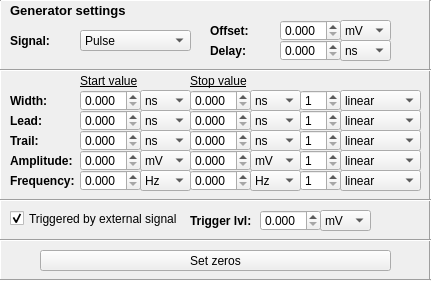
   <widget class="QWidget" name="widget_3" native="true">
    <property name="geometry">
     <rect>
      <x>0</x>
      <y>490</y>
      <width>431</width>
      <height>281</height>
     </rect>
    </property>
    <widget class="QLabel" name="label_25">
     <property name="geometry">
      <rect>
       <x>10</x>
       <y>0</y>
       <width>141</width>
       <height>21</height>
      </rect>
     </property>
     <property name="font">
      <font>
       <pointsize>10</pointsize>
       <weight>75</weight>
       <bold>true</bold>
      </font>
     </property>
     <property name="text">
      <string>Generator settings</string>
     </property>
     <property name="textFormat">
      <enum>Qt::AutoText</enum>
     </property>
     <property name="wordWrap">
      <bool>false</bool>
     </property>
    </widget>
    <widget class="QLabel" name="label_7">
     <property name="geometry">
      <rect>
       <x>10</x>
       <y>170</y>
       <width>71</width>
       <height>21</height>
      </rect>
     </property>
     <property name="font">
      <font>
       <weight>75</weight>
       <bold>true</bold>
      </font>
     </property>
     <property name="text">
      <string>Frequency:</string>
     </property>
    </widget>
    <widget class="QDoubleSpinBox" name="freq">
     <property name="geometry">
      <rect>
       <x>80</x>
       <y>170</y>
       <width>61</width>
       <height>21</height>
      </rect>
     </property>
     <property name="decimals">
      <number>3</number>
     </property>
     <property name="minimum">
      <double>0.000000000000000</double>
     </property>
     <property name="maximum">
      <double>999.999000000000024</double>
     </property>
     <property name="singleStep">
      <double>1.000000000000000</double>
     </property>
     <property name="value">
      <double>0.000000000000000</double>
     </property>
    </widget>
    <widget class="QComboBox" name="comboBox_freq">
     <property name="geometry">
      <rect>
       <x>140</x>
       <y>170</y>
       <width>51</width>
       <height>21</height>
      </rect>
     </property>
     <item>
      <property name="text">
       <string>Hz</string>
      </property>
     </item>
     <item>
      <property name="text">
       <string>kHz</string>
      </property>
     </item>
     <item>
      <property name="text">
       <string>MHz</string>
      </property>
     </item>
    </widget>
    <widget class="QLabel" name="label_8">
     <property name="geometry">
      <rect>
       <x>210</x>
       <y>40</y>
       <width>47</width>
       <height>21</height>
      </rect>
     </property>
     <property name="font">
      <font>
       <weight>75</weight>
       <bold>true</bold>
      </font>
     </property>
     <property name="text">
      <string>Delay:</string>
     </property>
    </widget>
    <widget class="QDoubleSpinBox" name="delay">
     <property name="geometry">
      <rect>
       <x>280</x>
       <y>40</y>
       <width>61</width>
       <height>21</height>
      </rect>
     </property>
     <property name="decimals">
      <number>3</number>
     </property>
     <property name="maximum">
      <double>999.999000000000024</double>
     </property>
     <property name="singleStep">
      <double>1.000000000000000</double>
     </property>
    </widget>
    <widget class="QComboBox" name="comboBox_delay">
     <property name="geometry">
      <rect>
       <x>340</x>
       <y>40</y>
       <width>51</width>
       <height>21</height>
      </rect>
     </property>
     <item>
      <property name="text">
       <string>ns</string>
      </property>
     </item>
     <item>
      <property name="text">
       <string>s</string>
      </property>
     </item>
     <item>
      <property name="text">
       <string>ms</string>
      </property>
     </item>
     <item>
      <property name="text">
       <string>μs</string>
      </property>
     </item>
     <item>
      <property name="text">
       <string>ps</string>
      </property>
     </item>
    </widget>
    <widget class="QComboBox" name="comboBox_offset">
     <property name="geometry">
      <rect>
       <x>340</x>
       <y>20</y>
       <width>51</width>
       <height>21</height>
      </rect>
     </property>
     <item>
      <property name="text">
       <string>mV</string>
      </property>
     </item>
     <item>
      <property name="text">
       <string>V</string>
      </property>
     </item>
    </widget>
    <widget class="QLabel" name="Ampl_3">
     <property name="geometry">
      <rect>
       <x>210</x>
       <y>20</y>
       <width>81</width>
       <height>21</height>
      </rect>
     </property>
     <property name="font">
      <font>
       <weight>75</weight>
       <bold>true</bold>
      </font>
     </property>
     <property name="text">
      <string>Offset:</string>
     </property>
    </widget>
    <widget class="QDoubleSpinBox" name="offset">
     <property name="geometry">
      <rect>
       <x>280</x>
       <y>20</y>
       <width>61</width>
       <height>21</height>
      </rect>
     </property>
     <property name="decimals">
      <number>3</number>
     </property>
     <property name="maximum">
      <double>999.999000000000024</double>
     </property>
     <property name="singleStep">
      <double>1.000000000000000</double>
     </property>
    </widget>
    <widget class="QComboBox" name="signal_type_box">
     <property name="geometry">
      <rect>
       <x>80</x>
       <y>30</y>
       <width>111</width>
       <height>21</height>
      </rect>
     </property>
     <item>
      <property name="text">
       <string>Pulse</string>
      </property>
     </item>
     <item>
      <property name="text">
       <string>Square</string>
      </property>
     </item>
     <item>
      <property name="text">
       <string>Sine</string>
      </property>
     </item>
     <item>
      <property name="text">
       <string>Ramp</string>
      </property>
     </item>
     <item>
      <property name="text">
       <string>Noise</string>
      </property>
     </item>
     <item>
      <property name="text">
       <string>Arb</string>
      </property>
     </item>
    </widget>
    <widget class="QLabel" name="label_9">
     <property name="geometry">
      <rect>
       <x>10</x>
       <y>30</y>
       <width>71</width>
       <height>21</height>
      </rect>
     </property>
     <property name="font">
      <font>
       <weight>75</weight>
       <bold>true</bold>
      </font>
     </property>
     <property name="text">
      <string>Signal:</string>
     </property>
    </widget>
    <widget class="Line" name="line_17">
     <property name="geometry">
      <rect>
       <x>0</x>
       <y>-10</y>
       <width>431</width>
       <height>21</height>
      </rect>
     </property>
     <property name="orientation">
      <enum>Qt::Horizontal</enum>
     </property>
    </widget>
    <widget class="Line" name="line_25">
     <property name="geometry">
      <rect>
       <x>-10</x>
       <y>0</y>
       <width>20</width>
       <height>281</height>
      </rect>
     </property>
     <property name="orientation">
      <enum>Qt::Vertical</enum>
     </property>
    </widget>
    <widget class="Line" name="line_24">
     <property name="geometry">
      <rect>
       <x>420</x>
       <y>0</y>
       <width>20</width>
       <height>281</height>
      </rect>
     </property>
     <property name="orientation">
      <enum>Qt::Vertical</enum>
     </property>
    </widget>
    <widget class="Line" name="line_18">
     <property name="geometry">
      <rect>
       <x>0</x>
       <y>230</y>
       <width>431</width>
       <height>21</height>
      </rect>
     </property>
     <property name="orientation">
      <enum>Qt::Horizontal</enum>
     </property>
    </widget>
    <widget class="QCheckBox" name="checkBox_is_triggered">
     <property name="geometry">
      <rect>
       <x>10</x>
       <y>210</y>
       <width>181</width>
       <height>17</height>
      </rect>
     </property>
     <property name="text">
      <string>Triggered by external signal</string>
     </property>
     <property name="checked">
      <bool>true</bool>
     </property>
    </widget>
    <widget class="QComboBox" name="comboBox_trig_lvl">
     <property name="geometry">
      <rect>
       <x>320</x>
       <y>210</y>
       <width>51</width>
       <height>21</height>
      </rect>
     </property>
     <item>
      <property name="text">
       <string>mV</string>
      </property>
     </item>
     <item>
      <property name="text">
       <string>V</string>
      </property>
     </item>
    </widget>
    <widget class="QDoubleSpinBox" name="trig_lvl">
     <property name="geometry">
      <rect>
       <x>260</x>
       <y>210</y>
       <width>61</width>
       <height>21</height>
      </rect>
     </property>
     <property name="decimals">
      <number>3</number>
     </property>
     <property name="maximum">
      <double>999.999000000000024</double>
     </property>
     <property name="singleStep">
      <double>1.000000000000000</double>
     </property>
    </widget>
    <widget class="QLabel" name="Ampl_4">
     <property name="geometry">
      <rect>
       <x>190</x>
       <y>210</y>
       <width>81</width>
       <height>21</height>
      </rect>
     </property>
     <property name="font">
      <font>
       <weight>75</weight>
       <bold>true</bold>
      </font>
     </property>
     <property name="text">
      <string>Trigger lvl:</string>
     </property>
    </widget>
    <widget class="QLabel" name="label_13">
     <property name="geometry">
      <rect>
       <x>10</x>
       <y>110</y>
       <width>47</width>
       <height>21</height>
      </rect>
     </property>
     <property name="font">
      <font>
       <weight>75</weight>
       <bold>true</bold>
      </font>
     </property>
     <property name="text">
      <string>Lead:</string>
     </property>
    </widget>
    <widget class="QComboBox" name="comboBox_lead_2">
     <property name="geometry">
      <rect>
       <x>250</x>
       <y>110</y>
       <width>51</width>
       <height>21</height>
      </rect>
     </property>
     <item>
      <property name="text">
       <string>ns</string>
      </property>
     </item>
     <item>
      <property name="text">
       <string>s</string>
      </property>
     </item>
     <item>
      <property name="text">
       <string>ms</string>
      </property>
     </item>
     <item>
      <property name="text">
       <string>μs</string>
      </property>
     </item>
     <item>
      <property name="text">
       <string>ps</string>
      </property>
     </item>
    </widget>
    <widget class="QComboBox" name="comboBox_ampl_2">
     <property name="geometry">
      <rect>
       <x>250</x>
       <y>150</y>
       <width>51</width>
       <height>21</height>
      </rect>
     </property>
     <item>
      <property name="text">
       <string>mV</string>
      </property>
     </item>
     <item>
      <property name="text">
       <string>V</string>
      </property>
     </item>
    </widget>
    <widget class="QDoubleSpinBox" name="lead_2">
     <property name="geometry">
      <rect>
       <x>190</x>
       <y>110</y>
       <width>61</width>
       <height>21</height>
      </rect>
     </property>
     <property name="decimals">
      <number>3</number>
     </property>
     <property name="maximum">
      <double>999.999000000000024</double>
     </property>
     <property name="singleStep">
      <double>1.000000000000000</double>
     </property>
    </widget>
    <widget class="QComboBox" name="comboBox_trail">
     <property name="geometry">
      <rect>
       <x>140</x>
       <y>130</y>
       <width>51</width>
       <height>21</height>
      </rect>
     </property>
     <item>
      <property name="text">
       <string>ns</string>
      </property>
     </item>
     <item>
      <property name="text">
       <string>s</string>
      </property>
     </item>
     <item>
      <property name="text">
       <string>ms</string>
      </property>
     </item>
     <item>
      <property name="text">
       <string>μs</string>
      </property>
     </item>
     <item>
      <property name="text">
       <string>ps</string>
      </property>
     </item>
    </widget>
    <widget class="QDoubleSpinBox" name="width_2">
     <property name="geometry">
      <rect>
       <x>190</x>
       <y>90</y>
       <width>61</width>
       <height>21</height>
      </rect>
     </property>
     <property name="decimals">
      <number>3</number>
     </property>
     <property name="maximum">
      <double>999.999000000000024</double>
     </property>
     <property name="singleStep">
      <double>1.000000000000000</double>
     </property>
    </widget>
    <widget class="QLabel" name="label_14">
     <property name="geometry">
      <rect>
       <x>10</x>
       <y>130</y>
       <width>47</width>
       <height>21</height>
      </rect>
     </property>
     <property name="font">
      <font>
       <weight>75</weight>
       <bold>true</bold>
      </font>
     </property>
     <property name="text">
      <string>Trail:</string>
     </property>
    </widget>
    <widget class="QComboBox" name="comboBox_ampl">
     <property name="geometry">
      <rect>
       <x>140</x>
       <y>150</y>
       <width>51</width>
       <height>21</height>
      </rect>
     </property>
     <item>
      <property name="text">
       <string>mV</string>
      </property>
     </item>
     <item>
      <property name="text">
       <string>V</string>
      </property>
     </item>
    </widget>
    <widget class="QDoubleSpinBox" name="ampl">
     <property name="geometry">
      <rect>
       <x>80</x>
       <y>150</y>
       <width>61</width>
       <height>21</height>
      </rect>
     </property>
     <property name="decimals">
      <number>3</number>
     </property>
     <property name="maximum">
      <double>999.999000000000024</double>
     </property>
     <property name="singleStep">
      <double>1.000000000000000</double>
     </property>
    </widget>
    <widget class="QDoubleSpinBox" name="lead">
     <property name="geometry">
      <rect>
       <x>80</x>
       <y>110</y>
       <width>61</width>
       <height>21</height>
      </rect>
     </property>
     <property name="decimals">
      <number>3</number>
     </property>
     <property name="maximum">
      <double>999.999000000000024</double>
     </property>
     <property name="singleStep">
      <double>1.000000000000000</double>
     </property>
    </widget>
    <widget class="QLabel" name="label_12">
     <property name="geometry">
      <rect>
       <x>10</x>
       <y>90</y>
       <width>47</width>
       <height>21</height>
      </rect>
     </property>
     <property name="font">
      <font>
       <weight>75</weight>
       <bold>true</bold>
      </font>
     </property>
     <property name="text">
      <string>Width:</string>
     </property>
    </widget>
    <widget class="QDoubleSpinBox" name="trail_2">
     <property name="geometry">
      <rect>
       <x>190</x>
       <y>130</y>
       <width>61</width>
       <height>21</height>
      </rect>
     </property>
     <property name="decimals">
      <number>3</number>
     </property>
     <property name="maximum">
      <double>999.999000000000024</double>
     </property>
     <property name="singleStep">
      <double>1.000000000000000</double>
     </property>
    </widget>
    <widget class="QComboBox" name="comboBox_lead">
     <property name="geometry">
      <rect>
       <x>140</x>
       <y>110</y>
       <width>51</width>
       <height>21</height>
      </rect>
     </property>
     <item>
      <property name="text">
       <string>ns</string>
      </property>
     </item>
     <item>
      <property name="text">
       <string>s</string>
      </property>
     </item>
     <item>
      <property name="text">
       <string>ms</string>
      </property>
     </item>
     <item>
      <property name="text">
       <string>μs</string>
      </property>
     </item>
     <item>
      <property name="text">
       <string>ps</string>
      </property>
     </item>
    </widget>
    <widget class="QDoubleSpinBox" name="trail">
     <property name="geometry">
      <rect>
       <x>80</x>
       <y>130</y>
       <width>61</width>
       <height>21</height>
      </rect>
     </property>
     <property name="decimals">
      <number>3</number>
     </property>
     <property name="maximum">
      <double>999.999000000000024</double>
     </property>
     <property name="singleStep">
      <double>1.000000000000000</double>
     </property>
    </widget>
    <widget class="QDoubleSpinBox" name="ampl_2">
     <property name="geometry">
      <rect>
       <x>190</x>
       <y>150</y>
       <width>61</width>
       <height>21</height>
      </rect>
     </property>
     <property name="decimals">
      <number>3</number>
     </property>
     <property name="maximum">
      <double>999.999000000000024</double>
     </property>
     <property name="singleStep">
      <double>1.000000000000000</double>
     </property>
    </widget>
    <widget class="QLabel" name="Ampl">
     <property name="geometry">
      <rect>
       <x>10</x>
       <y>150</y>
       <width>81</width>
       <height>21</height>
      </rect>
     </property>
     <property name="font">
      <font>
       <weight>75</weight>
       <bold>true</bold>
      </font>
     </property>
     <property name="text">
      <string>Amplitude:</string>
     </property>
    </widget>
    <widget class="QComboBox" name="comboBox_width">
     <property name="geometry">
      <rect>
       <x>140</x>
       <y>90</y>
       <width>51</width>
       <height>21</height>
      </rect>
     </property>
     <item>
      <property name="text">
       <string>ns</string>
      </property>
     </item>
     <item>
      <property name="text">
       <string>s</string>
      </property>
     </item>
     <item>
      <property name="text">
       <string>ms</string>
      </property>
     </item>
     <item>
      <property name="text">
       <string>μs</string>
      </property>
     </item>
     <item>
      <property name="text">
       <string>ps</string>
      </property>
     </item>
    </widget>
    <widget class="QComboBox" name="comboBox_trail_2">
     <property name="geometry">
      <rect>
       <x>250</x>
       <y>130</y>
       <width>51</width>
       <height>21</height>
      </rect>
     </property>
     <item>
      <property name="text">
       <string>ns</string>
      </property>
     </item>
     <item>
      <property name="text">
       <string>s</string>
      </property>
     </item>
     <item>
      <property name="text">
       <string>ms</string>
      </property>
     </item>
     <item>
      <property name="text">
       <string>μs</string>
      </property>
     </item>
     <item>
      <property name="text">
       <string>ps</string>
      </property>
     </item>
    </widget>
    <widget class="QDoubleSpinBox" name="width">
     <property name="geometry">
      <rect>
       <x>80</x>
       <y>90</y>
       <width>61</width>
       <height>21</height>
      </rect>
     </property>
     <property name="decimals">
      <number>3</number>
     </property>
     <property name="maximum">
      <double>999.999000000000024</double>
     </property>
     <property name="singleStep">
      <double>1.000000000000000</double>
     </property>
    </widget>
    <widget class="QComboBox" name="comboBox_width_2">
     <property name="geometry">
      <rect>
       <x>250</x>
       <y>90</y>
       <width>51</width>
       <height>21</height>
      </rect>
     </property>
     <item>
      <property name="text">
       <string>ns</string>
      </property>
     </item>
     <item>
      <property name="text">
       <string>s</string>
      </property>
     </item>
     <item>
      <property name="text">
       <string>ms</string>
      </property>
     </item>
     <item>
      <property name="text">
       <string>μs</string>
      </property>
     </item>
     <item>
      <property name="text">
       <string>ps</string>
      </property>
     </item>
    </widget>
    <widget class="QLabel" name="label_16">
     <property name="geometry">
      <rect>
       <x>80</x>
       <y>70</y>
       <width>111</width>
       <height>21</height>
      </rect>
     </property>
     <property name="font">
      <font>
       <weight>50</weight>
       <bold>false</bold>
       <underline>true</underline>
      </font>
     </property>
     <property name="text">
      <string>Start value</string>
     </property>
    </widget>
    <widget class="QLabel" name="label_17">
     <property name="geometry">
      <rect>
       <x>190</x>
       <y>70</y>
       <width>111</width>
       <height>21</height>
      </rect>
     </property>
     <property name="font">
      <font>
       <weight>50</weight>
       <bold>false</bold>
       <underline>true</underline>
      </font>
     </property>
     <property name="text">
      <string>Stop value</string>
     </property>
    </widget>
    <widget class="QSpinBox" name="spinBox_width_times">
     <property name="geometry">
      <rect>
       <x>300</x>
       <y>90</y>
       <width>41</width>
       <height>21</height>
      </rect>
     </property>
     <property name="minimum">
      <number>1</number>
     </property>
     <property name="value">
      <number>1</number>
     </property>
    </widget>
    <widget class="QComboBox" name="comboBox_width_delta">
     <property name="geometry">
      <rect>
       <x>340</x>
       <y>90</y>
       <width>81</width>
       <height>21</height>
      </rect>
     </property>
     <item>
      <property name="text">
       <string>linear</string>
      </property>
     </item>
     <item>
      <property name="text">
       <string>logarithmic</string>
      </property>
     </item>
    </widget>
    <widget class="QSpinBox" name="spinBox_lead_times">
     <property name="geometry">
      <rect>
       <x>300</x>
       <y>110</y>
       <width>41</width>
       <height>21</height>
      </rect>
     </property>
     <property name="minimum">
      <number>1</number>
     </property>
     <property name="value">
      <number>1</number>
     </property>
    </widget>
    <widget class="QSpinBox" name="spinBox_trail_times">
     <property name="geometry">
      <rect>
       <x>300</x>
       <y>130</y>
       <width>41</width>
       <height>21</height>
      </rect>
     </property>
     <property name="minimum">
      <number>1</number>
     </property>
     <property name="value">
      <number>1</number>
     </property>
    </widget>
    <widget class="QSpinBox" name="spinBox_ampl_times">
     <property name="geometry">
      <rect>
       <x>300</x>
       <y>150</y>
       <width>41</width>
       <height>21</height>
      </rect>
     </property>
     <property name="minimum">
      <number>1</number>
     </property>
     <property name="value">
      <number>1</number>
     </property>
    </widget>
    <widget class="QComboBox" name="comboBox_lead_delta">
     <property name="geometry">
      <rect>
       <x>340</x>
       <y>110</y>
       <width>81</width>
       <height>21</height>
      </rect>
     </property>
     <item>
      <property name="text">
       <string>linear</string>
      </property>
     </item>
     <item>
      <property name="text">
       <string>logarithmic</string>
      </property>
     </item>
    </widget>
    <widget class="QComboBox" name="comboBox_trail_delta">
     <property name="geometry">
      <rect>
       <x>340</x>
       <y>130</y>
       <width>81</width>
       <height>21</height>
      </rect>
     </property>
     <item>
      <property name="text">
       <string>linear</string>
      </property>
     </item>
     <item>
      <property name="text">
       <string>logarithmic</string>
      </property>
     </item>
    </widget>
    <widget class="QComboBox" name="comboBox_ampl_delta">
     <property name="geometry">
      <rect>
       <x>340</x>
       <y>150</y>
       <width>81</width>
       <height>21</height>
      </rect>
     </property>
     <item>
      <property name="text">
       <string>linear</string>
      </property>
     </item>
     <item>
      <property name="text">
       <string>logarithmic</string>
      </property>
     </item>
    </widget>
    <widget class="QComboBox" name="comboBox_freq_2">
     <property name="geometry">
      <rect>
       <x>250</x>
       <y>170</y>
       <width>51</width>
       <height>21</height>
      </rect>
     </property>
     <item>
      <property name="text">
       <string>Hz</string>
      </property>
     </item>
     <item>
      <property name="text">
       <string>kHz</string>
      </property>
     </item>
     <item>
      <property name="text">
       <string>MHz</string>
      </property>
     </item>
    </widget>
    <widget class="QDoubleSpinBox" name="freq_2">
     <property name="geometry">
      <rect>
       <x>190</x>
       <y>170</y>
       <width>61</width>
       <height>21</height>
      </rect>
     </property>
     <property name="decimals">
      <number>3</number>
     </property>
     <property name="minimum">
      <double>0.000000000000000</double>
     </property>
     <property name="maximum">
      <double>999.999000000000024</double>
     </property>
     <property name="singleStep">
      <double>1.000000000000000</double>
     </property>
     <property name="value">
      <double>0.000000000000000</double>
     </property>
    </widget>
    <widget class="QSpinBox" name="spinBox_freq_times">
     <property name="geometry">
      <rect>
       <x>300</x>
       <y>170</y>
       <width>41</width>
       <height>21</height>
      </rect>
     </property>
     <property name="minimum">
      <number>1</number>
     </property>
     <property name="value">
      <number>1</number>
     </property>
    </widget>
    <widget class="QComboBox" name="comboBox_freq_delta">
     <property name="geometry">
      <rect>
       <x>340</x>
       <y>170</y>
       <width>81</width>
       <height>21</height>
      </rect>
     </property>
     <item>
      <property name="text">
       <string>linear</string>
      </property>
     </item>
     <item>
      <property name="text">
       <string>logarithmic</string>
      </property>
     </item>
    </widget>
    <widget class="Line" name="line_32">
     <property name="geometry">
      <rect>
       <x>0</x>
       <y>60</y>
       <width>431</width>
       <height>21</height>
      </rect>
     </property>
     <property name="orientation">
      <enum>Qt::Horizontal</enum>
     </property>
    </widget>
    <widget class="Line" name="line_33">
     <property name="geometry">
      <rect>
       <x>0</x>
       <y>190</y>
       <width>431</width>
       <height>21</height>
      </rect>
     </property>
     <property name="orientation">
      <enum>Qt::Horizontal</enum>
     </property>
    </widget>
    <widget class="Line" name="line_22">
     <property name="geometry">
      <rect>
       <x>0</x>
       <y>270</y>
       <width>431</width>
       <height>21</height>
      </rect>
     </property>
     <property name="orientation">
      <enum>Qt::Horizontal</enum>
     </property>
    </widget>
    <widget class="QPushButton" name="com_conn_butt_2">
     <property name="geometry">
      <rect>
       <x>40</x>
       <y>250</y>
       <width>351</width>
       <height>21</height>
      </rect>
     </property>
     <property name="text">
      <string>Set zeros</string>
     </property>
    </widget>
    <zorder>label_25</zorder>
    <zorder>label_7</zorder>
    <zorder>freq</zorder>
    <zorder>comboBox_freq</zorder>
    <zorder>label_8</zorder>
    <zorder>delay</zorder>
    <zorder>comboBox_delay</zorder>
    <zorder>comboBox_offset</zorder>
    <zorder>Ampl_3</zorder>
    <zorder>offset</zorder>
    <zorder>signal_type_box</zorder>
    <zorder>label_9</zorder>
    <zorder>line_17</zorder>
    <zorder>line_25</zorder>
    <zorder>line_24</zorder>
    <zorder>line_18</zorder>
    <zorder>checkBox_is_triggered</zorder>
    <zorder>comboBox_trig_lvl</zorder>
    <zorder>trig_lvl</zorder>
    <zorder>Ampl_4</zorder>
    <zorder>label_13</zorder>
    <zorder>comboBox_lead_2</zorder>
    <zorder>comboBox_ampl_2</zorder>
    <zorder>lead_2</zorder>
    <zorder>width_2</zorder>
    <zorder>label_14</zorder>
    <zorder>ampl</zorder>
    <zorder>lead</zorder>
    <zorder>label_12</zorder>
    <zorder>trail_2</zorder>
    <zorder>trail</zorder>
    <zorder>ampl_2</zorder>
    <zorder>Ampl</zorder>
    <zorder>comboBox_trail_2</zorder>
    <zorder>width</zorder>
    <zorder>comboBox_width_2</zorder>
    <zorder>comboBox_trail</zorder>
    <zorder>comboBox_ampl</zorder>
    <zorder>comboBox_width</zorder>
    <zorder>comboBox_lead</zorder>
    <zorder>label_16</zorder>
    <zorder>label_17</zorder>
    <zorder>spinBox_width_times</zorder>
    <zorder>comboBox_width_delta</zorder>
    <zorder>spinBox_lead_times</zorder>
    <zorder>spinBox_trail_times</zorder>
    <zorder>spinBox_ampl_times</zorder>
    <zorder>comboBox_lead_delta</zorder>
    <zorder>comboBox_trail_delta</zorder>
    <zorder>comboBox_ampl_delta</zorder>
    <zorder>comboBox_freq_2</zorder>
    <zorder>freq_2</zorder>
    <zorder>spinBox_freq_times</zorder>
    <zorder>comboBox_freq_delta</zorder>
    <zorder>line_32</zorder>
    <zorder>line_33</zorder>
    <zorder>line_22</zorder>
    <zorder>com_conn_butt_2</zorder>
   </widget>
